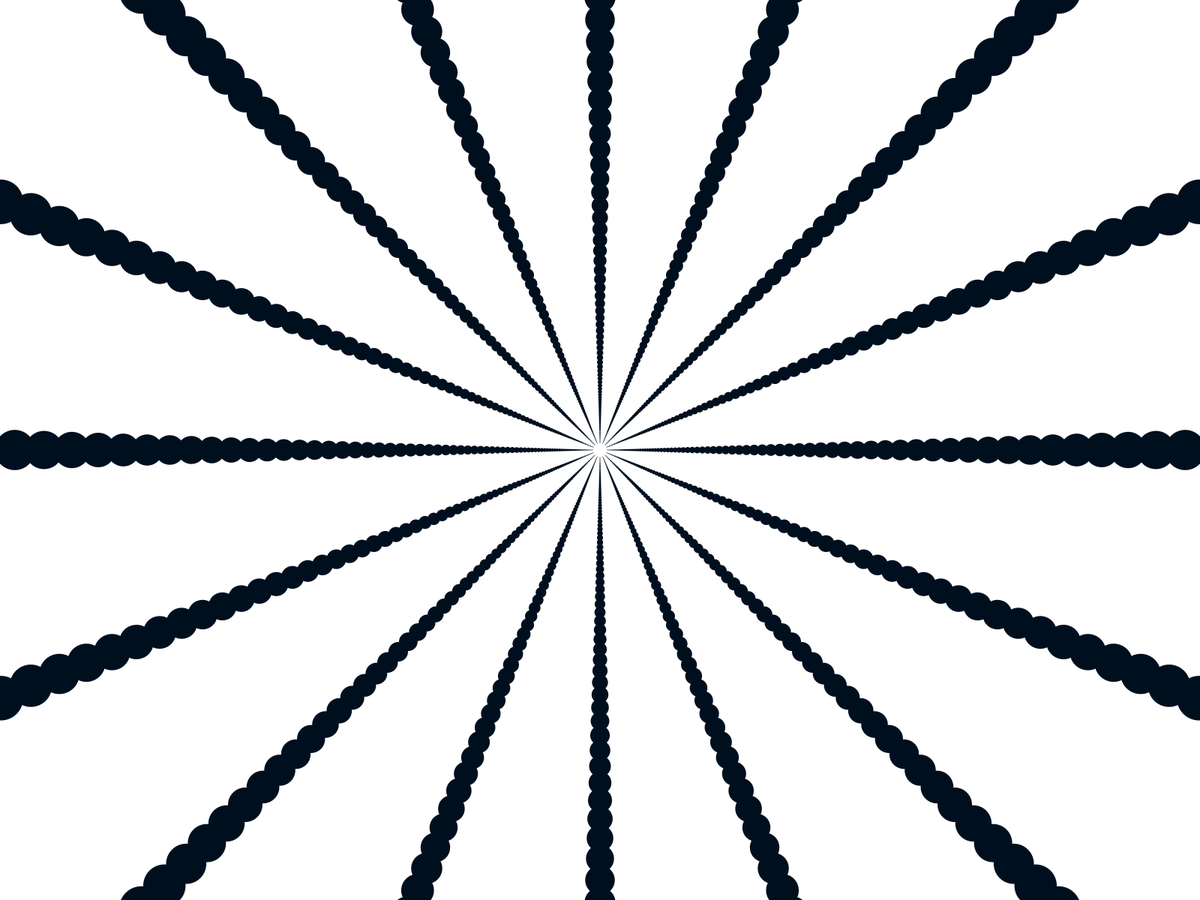
Frame 1 (no input)
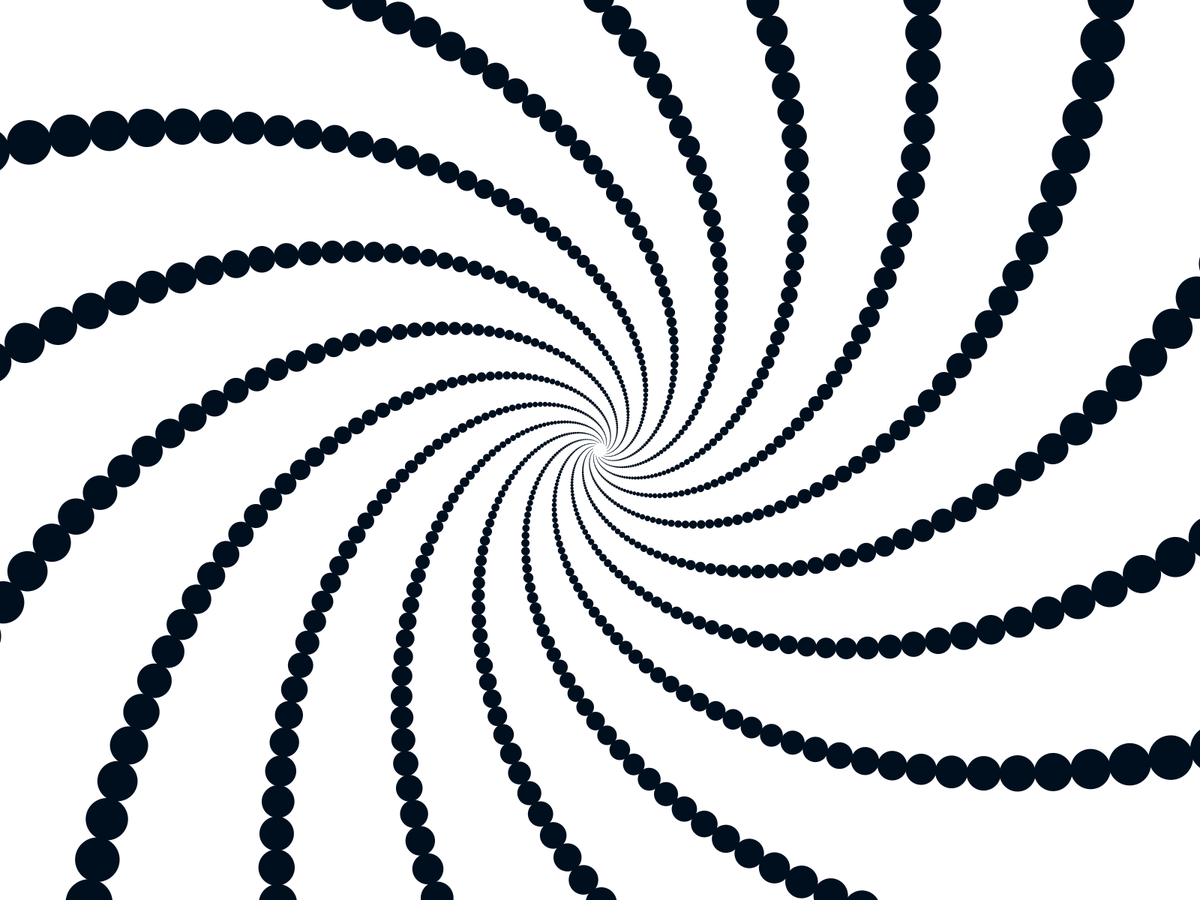
Frame 60 (the mouse pressed at the canvas centre just before this capture)
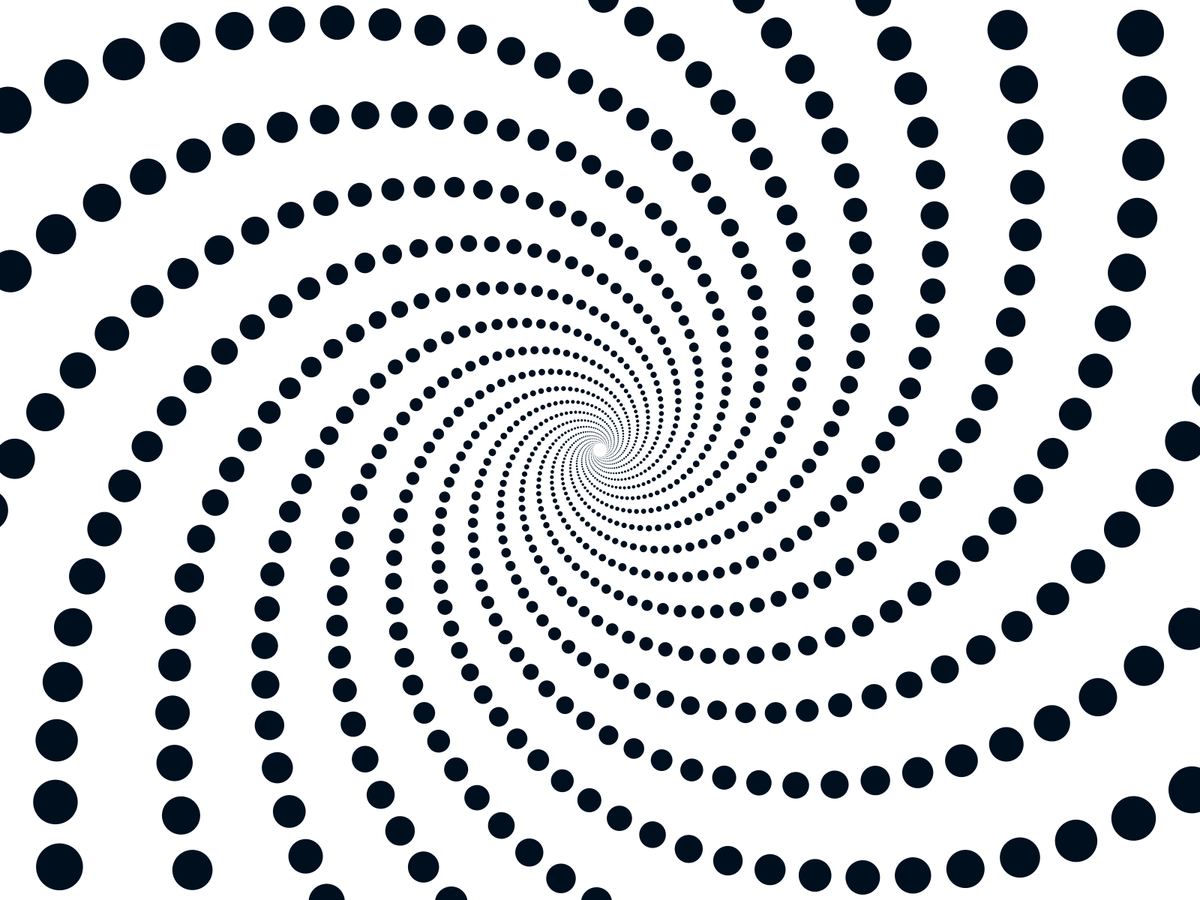
Frame 120 (the mouse held since frame 60 and released just before this capture)

The Processing sketch that drew these frames (run headless with seeded random() and noise(); from frame 60 on, the mouse is pressed at the canvas centre):

// Processing sketch: thedotisblack_Illusion
// ── thedotisblack_Illusion.pde
float angle;

void setup(){
  fullScreen();
  surface.setLocation(0,0);
  noStroke();
  smooth();
  fill(0,15,30);
}

void draw(){
  background(255);
  float x = width;
  float dia = 110;
  int num = 100;
  
  translate(width/2,height/2);
  for(float a = 0;a<360;a+=22.5){
    rotate(radians(a));
    pushMatrix();
    for(int i = 0;i<num;i++){
      scale(0.95);
      rotate(radians(angle));
      ellipse(x,0,dia,dia);
    }
    popMatrix();
  }
  angle+=0.04;
}
